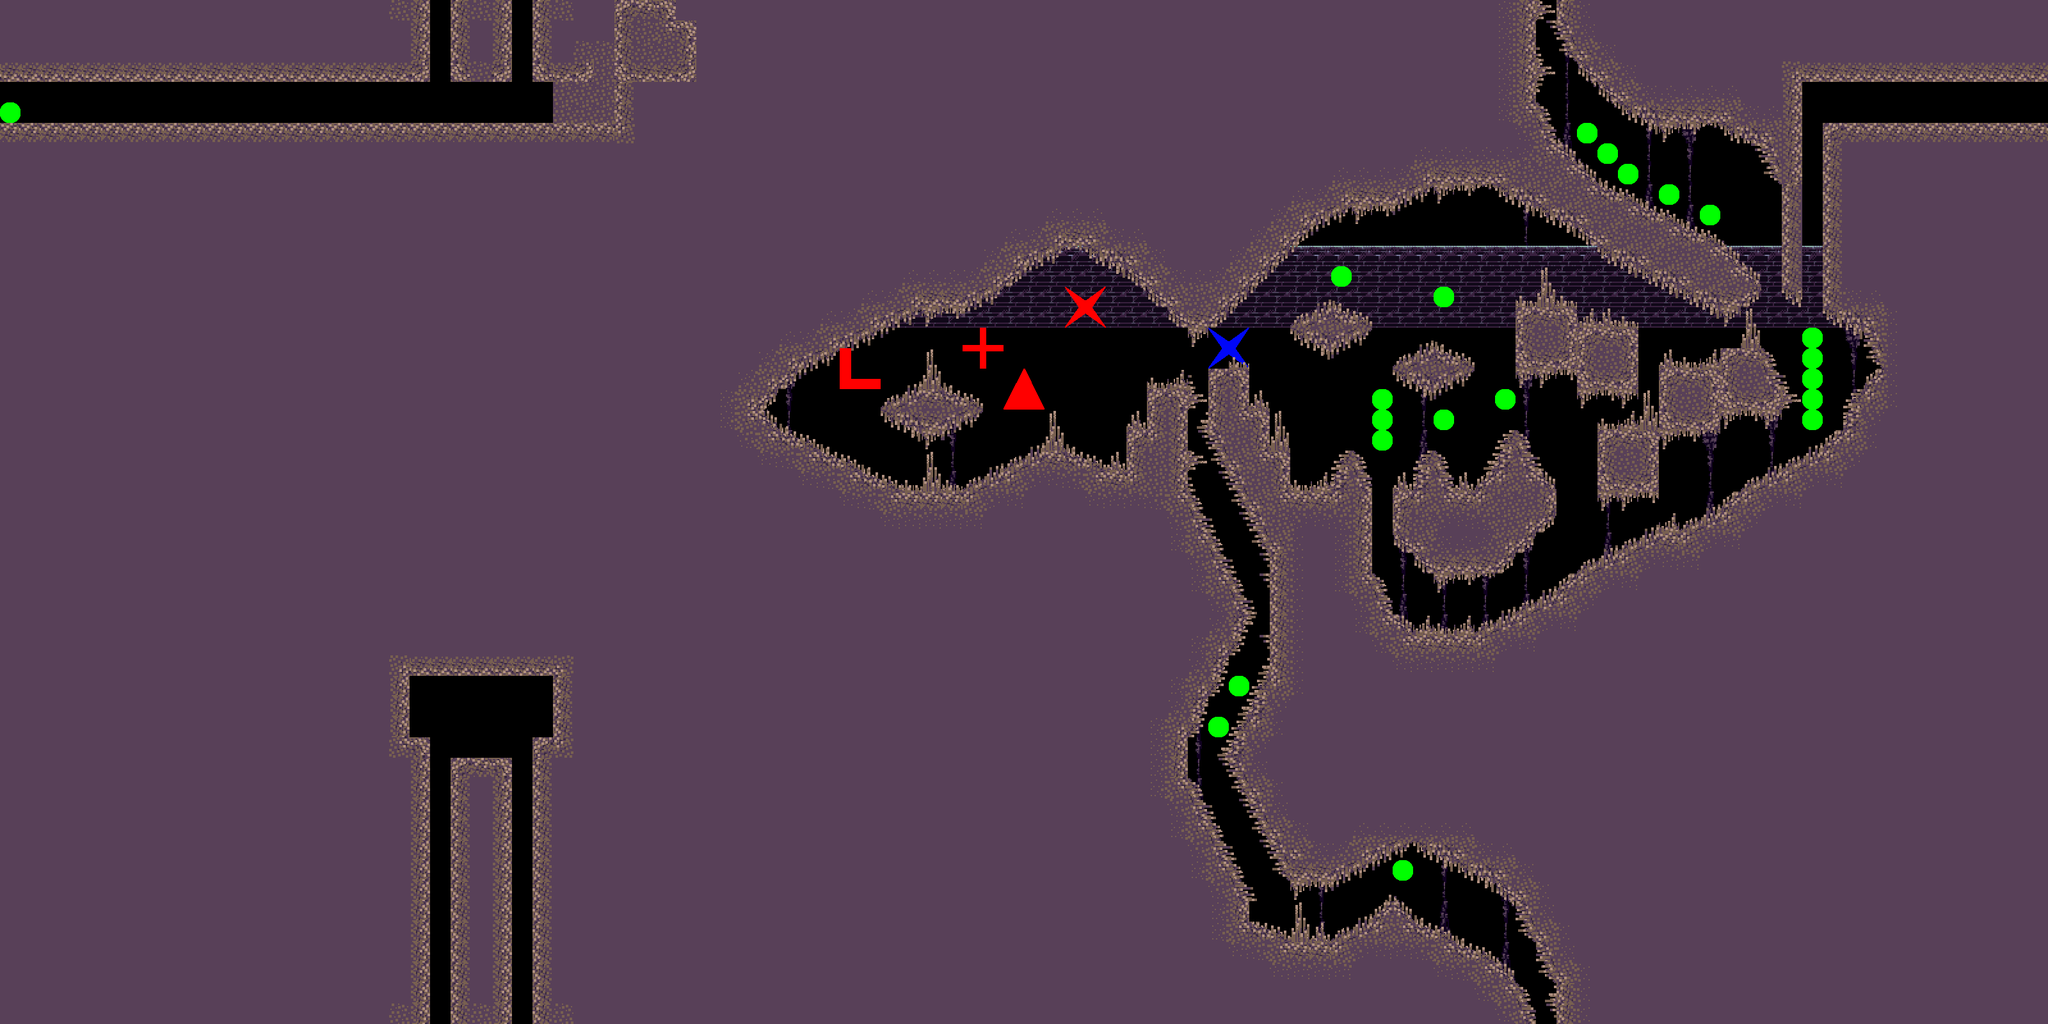

Below is a game level as drawn by its tile map, then a one-line description and the .tmx that defines it (tile-layer data replaced by summaries):
An orthogonal 100x50 tile map with 32x32 px tiles, 3 tile layers (Backdrop2, Backdrop, World), 3 tilesets and 2 objects (Box, box).

<map version="1.0" orientation="orthogonal" width="100" height="50" tilewidth="32" tileheight="32">
 <tileset firstgid="1" name="BasicTileset2" tilewidth="32" tileheight="32">
  <image source="tilesets/BasicTileset2.png" width="512" height="512" />
  <tile id="41">
   <properties>
    <property name="b" value="32" />
    <property name="m" value="-0.5" />
    <property name="orientation" value="left" />
    <property name="physics" value="true" />
    <property name="shape" value="[0, 16, 16, -16, 16, 16]" />
   </properties>
  </tile>
  <tile id="42">
   <properties>
    <property name="b" value="0" />
    <property name="m" value="0.5" />
    <property name="orientation" value="right" />
    <property name="physics" value="true" />
    <property name="shape" value="[-16, -16, 0, 16, -16, 16]" />
   </properties>
  </tile>
  <tile id="53">
   <properties>
    <property name="bodyType" value="dynamic" />
    <property name="bounce" value="0.8" />
    <property name="density" value="0.5" />
    <property name="friction" value="0.1" />
    <property name="physics" value="true" />
    <property name="radius" value="16" />
   </properties>
  </tile>
  <tile id="54">
   <properties>
    <property name="b" value="0" />
    <property name="m" value="1" />
    <property name="orientation" value="right" />
    <property name="physics" value="true" />
    <property name="shape" value="[-16, -16, 16, 16, -16, 16]" />
   </properties>
  </tile>
  <tile id="57">
   <properties>
    <property name="b" value="16" />
    <property name="m" value="-0.5" />
    <property name="orientation" value="left" />
    <property name="physics" value="true" />
    <property name="shape" value="[-16, 16, 0, -16, 16, -16, 16, 16]" />
   </properties>
  </tile>
  <tile id="58">
   <properties>
    <property name="b" value="16" />
    <property name="m" value="0.5" />
    <property name="orientation" value="right" />
    <property name="physics" value="true" />
    <property name="shape" value="[-16, -16, 0, -16, 16, 16, -16, 16]" />
   </properties>
  </tile>
  <tile id="65">
   <properties>
    <property name="orientation" value="solid" />
   </properties>
  </tile>
  <tile id="70">
   <properties>
    <property name="b" value="32" />
    <property name="m" value="-1" />
    <property name="orientation" value="right" />
    <property name="physics" value="true" />
    <property name="shape" value="[-16, -16, 16, -16, -16, 16]" />
   </properties>
  </tile>
  <tile id="73">
   <properties>
    <property name="b" value="0" />
    <property name="m" value="0.5" />
    <property name="orientation" value="left" />
    <property name="physics" value="true" />
    <property name="shape" value="[0, 16, -16, -16, 16, -16, 16, 16]" />
   </properties>
  </tile>
  <tile id="74">
   <properties>
    <property name="b" value="32" />
    <property name="m" value="-0.5" />
    <property name="orientation" value="right" />
    <property name="physics" value="true" />
    <property name="shape" value="[-16, -16, 16, -16, 0, 16, -16, 16]" />
   </properties>
  </tile>
  <tile id="87">
   <properties>
    <property name="b" value="32" />
    <property name="m" value="-1" />
    <property name="orientation" value="left" />
    <property name="physics" value="true" />
    <property name="shape" value="[-16, 16, 16, -16, 16, 16]" />
   </properties>
  </tile>
  <tile id="89">
   <properties>
    <property name="b" value="16" />
    <property name="m" value="0.5" />
    <property name="orientation" value="left" />
    <property name="physics" value="true" />
    <property name="shape" value="[0, -16, 16, -16, 16, 16]" />
   </properties>
  </tile>
  <tile id="90">
   <properties>
    <property name="b" value="16" />
    <property name="m" value="-0.5" />
    <property name="orientation" value="right" />
    <property name="physics" value="true" />
    <property name="shape" value="[-16, -16, 0, -16, -16, 16]" />
   </properties>
  </tile>
  <tile id="103">
   <properties>
    <property name="b" value="0" />
    <property name="m" value="1" />
    <property name="orientation" value="left" />
    <property name="physics" value="true" />
    <property name="shape" value="[-16, -16, 16, -16, 16, 16]" />
   </properties>
  </tile>
  <tile id="115">
   <properties>
    <property name="orientation" value="solid" />
   </properties>
  </tile>
  <tile id="116">
   <properties>
    <property name="orientation" value="solid" />
   </properties>
  </tile>
  <tile id="117">
   <properties>
    <property name="orientation" value="solid" />
    <property name="physics" value="true" />
   </properties>
  </tile>
  <tile id="118">
   <properties>
    <property name="orientation" value="solid" />
    <property name="physics" value="true" />
   </properties>
  </tile>
  <tile id="119">
   <properties>
    <property name="orientation" value="solid" />
    <property name="physics" value="true" />
   </properties>
  </tile>
  <tile id="131">
   <properties>
    <property name="orientation" value="solid" />
   </properties>
  </tile>
  <tile id="132">
   <properties>
    <property name="orientation" value="solid" />
   </properties>
  </tile>
  <tile id="133">
   <properties>
    <property name="orientation" value="solid" />
    <property name="physics" value="true" />
   </properties>
  </tile>
  <tile id="135">
   <properties>
    <property name="orientation" value="solid" />
    <property name="physics" value="true" />
   </properties>
  </tile>
  <tile id="146">
   <properties>
    <property name="b" value="0" />
    <property name="m" value="1" />
    <property name="orientation" value="down" />
    <property name="physics" value="true" />
    <property name="shape" value="[-16, -16, 16, -16, 16, 16]" />
   </properties>
  </tile>
  <tile id="147">
   <properties>
    <property name="b" value="32" />
    <property name="m" value="-1" />
    <property name="orientation" value="down" />
    <property name="physics" value="true" />
    <property name="shape" value="[-16, -16, 16, -16, -16, 16]" />
   </properties>
  </tile>
  <tile id="149">
   <properties>
    <property name="orientation" value="solid" />
    <property name="physics" value="true" />
   </properties>
  </tile>
  <tile id="150">
   <properties>
    <property name="orientation" value="solid" />
    <property name="physics" value="true" />
   </properties>
  </tile>
  <tile id="151">
   <properties>
    <property name="orientation" value="solid" />
    <property name="physics" value="true" />
   </properties>
  </tile>
  <tile id="160">
   <properties>
    <property name="b" value="32" />
    <property name="m" value="-1" />
    <property name="orientation" value="up" />
    <property name="physics" value="true" />
    <property name="shape" value="[-16, 16, 16, -16, 16, 16]" />
   </properties>
  </tile>
  <tile id="161">
   <properties>
    <property name="b" value="0" />
    <property name="m" value="1" />
    <property name="orientation" value="up" />
    <property name="physics" value="true" />
    <property name="shape" value="[-16, -16, 16, 16, -16, 16]" />
   </properties>
  </tile>
  <tile id="180">
   <properties>
    <property name="b" value="32" />
    <property name="m" value="-0.5" />
    <property name="orientation" value="up" />
    <property name="physics" value="true" />
    <property name="shape" value="[-16, 16, 16, 0, 16, 16]" />
   </properties>
  </tile>
  <tile id="181">
   <properties>
    <property name="b" value="16" />
    <property name="m" value="-0.5" />
    <property name="orientation" value="up" />
    <property name="physics" value="true" />
    <property name="shape" value="[-16, 0, 16, -16, 16, 16, -16, 16]" />
   </properties>
  </tile>
  <tile id="182">
   <properties>
    <property name="b" value="0" />
    <property name="m" value="0.5" />
    <property name="orientation" value="up" />
    <property name="physics" value="true" />
    <property name="shape" value="[-16, -16, 16, 0, 16, 16, -16, 16]" />
   </properties>
  </tile>
  <tile id="183">
   <properties>
    <property name="b" value="16" />
    <property name="m" value="0.5" />
    <property name="orientation" value="up" />
    <property name="physics" value="true" />
    <property name="shape" value="[-16, 0, 16, 16, -16, 16]" />
   </properties>
  </tile>
  <tile id="196">
   <properties>
    <property name="b" value="0" />
    <property name="m" value="0.5" />
    <property name="orientation" value="down" />
    <property name="physics" value="true" />
    <property name="shape" value="[-16, -16, 16, -16, 16, 0]" />
   </properties>
  </tile>
  <tile id="197">
   <properties>
    <property name="b" value="16" />
    <property name="m" value="0.5" />
    <property name="orientation" value="down" />
    <property name="physics" value="true" />
    <property name="shape" value="[-16, 0, -16, -16, 16, -16, 16, 16]" />
   </properties>
  </tile>
  <tile id="198">
   <properties>
    <property name="b" value="32" />
    <property name="m" value="-0.5" />
    <property name="orientation" value="down" />
    <property name="physics" value="true" />
    <property name="shape" value="[-16, -16, 16, -16, 16, 0, -16, 16]" />
   </properties>
  </tile>
  <tile id="199">
   <properties>
    <property name="b" value="16" />
    <property name="m" value="-0.5" />
    <property name="orientation" value="down" />
    <property name="physics" value="true" />
    <property name="shape" value="[-16, 0, -16, -16, 16, -16]" />
   </properties>
  </tile>
 </tileset>
 <tileset firstgid="257" name="shapeSheet" tilewidth="64" tileheight="64">
  <properties>
   <property name="physicsSource" value="shapes.lua" />
  </properties>
  <image source="tilesets/shapeSheet.png" width="320" height="64" />
  <tile id="0">
   <properties>
    <property name="physics" value="true" />
    <property name="shapeID" value="L" />
   </properties>
  </tile>
  <tile id="1">
   <properties>
    <property name="physics" value="true" />
    <property name="shapeID" value="cross" />
   </properties>
  </tile>
  <tile id="2">
   <properties>
    <property name="physics" value="true" />
    <property name="shapeID" value="square" />
   </properties>
  </tile>
  <tile id="3">
   <properties>
    <property name="physics" value="true" />
    <property name="shapeID" value="star" />
   </properties>
  </tile>
  <tile id="4">
   <properties>
    <property name="physics" value="true" />
    <property name="shapeID" value="triangle" />
   </properties>
  </tile>
 </tileset>
 <tileset firstgid="262" name="shapeSheetBlue" tilewidth="64" tileheight="64">
  <image source="tilesets/shapeSheetBlue.png" width="320" height="64" />
  <tile id="3">
   <properties>
    <property name="physicsSource" value="shapes.lua" />
    <property name="shapeID" value="star" />
   </properties>
  </tile>
 </tileset>
 <layer name="Backdrop2" width="100" height="50">
  <properties>
   <property name="scale" value="0.85" />
  </properties>
  <data>[5000 cells, 0 non-empty, 0 distinct tile ids]</data>
 </layer>
 <layer name="Backdrop" width="100" height="50">
  <data>[5000 cells, 244 non-empty, 8 distinct tile ids]</data>
 </layer>
 <objectgroup name="Sprites and Objects" width="100" height="50">
  <properties>
   <property name="spriteLayer" value="true" />
  </properties>
  <object name="Box" type="Box" gid="20" x="1743" y="593">
   <properties>
    <property name="bodyType" value="static" />
    <property name="physics" value="true" />
   </properties>
  </object>
  <object name="box2" type="box" gid="20" x="1666" y="586">
   <properties>
    <property name="physics" value="true" />
   </properties>
  </object>
 </objectgroup>
 <layer name="World" width="100" height="50">
  <data>[5000 cells, 4507 non-empty, 71 distinct tile ids]</data>
 </layer>
</map>
